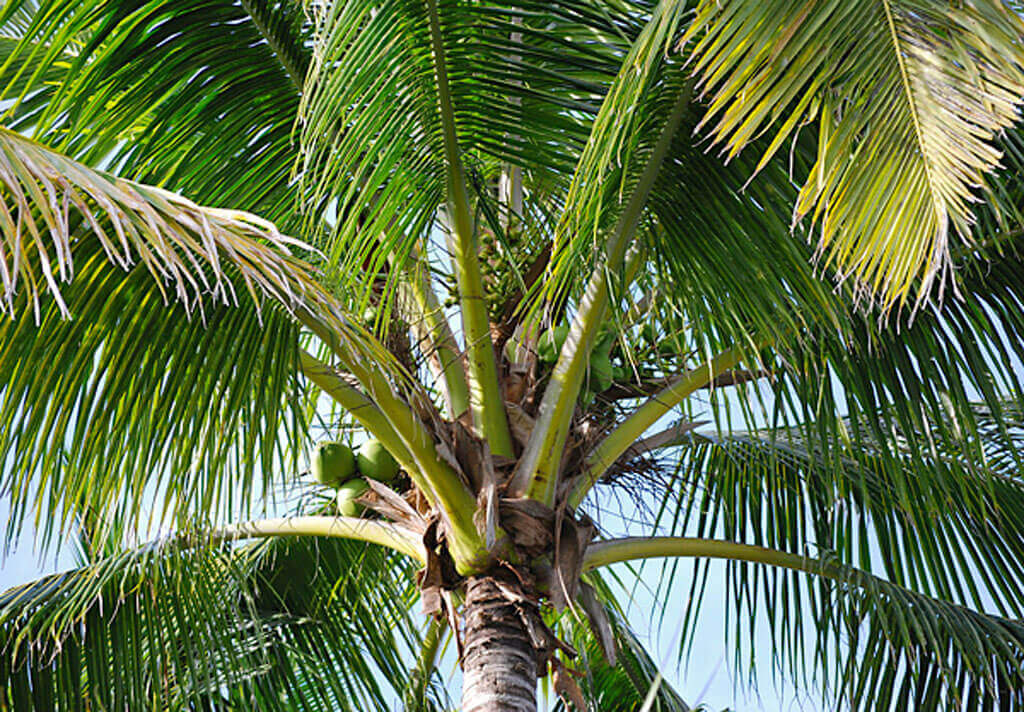
//> input picture imgs/2.1.jpg, 1024 x 712 px
$ ./main2   (built with g++ and OpenCV 4)
//> lines starting //> are read from the running program, lines starting //| are printed output that depends on the picture
#include <iostream>
#include <opencv2/opencv.hpp>

// Função para realizar interpolação bilinear em uma imagem
cv::Vec3b bilinearInterpolate(const cv::Mat& image, float x, float y) {
    // Obtém as coordenadas inteiras mais próximas ao ponto (x, y)
    int x1 = std::floor(x);
    int y1 = std::floor(y);

    // Calcula as coordenadas do ponto superior direito e inferior direito, garantindo que não ultrapassem os limites da imagem
    int x2 = std::min(x1 + 1, image.cols - 1);
    int y2 = std::min(y1 + 1, image.rows - 1);

    // Diferença entre o ponto (x, y) e a coordenada inferior esquerda
    float dx = x - x1;
    float dy = y - y1;

    // Obtém os valores de cor nos quatro pontos ao redor do ponto de interpolação
    cv::Vec3b p1 = image.at<cv::Vec3b>(y1, x1);
    cv::Vec3b p2 = image.at<cv::Vec3b>(y1, x2);
    cv::Vec3b p3 = image.at<cv::Vec3b>(y2, x1);
    cv::Vec3b p4 = image.at<cv::Vec3b>(y2, x2);

    // Vetor para armazenar o resultado da interpolação
    cv::Vec3b result;

    // Interpola para cada canal de cor (R, G, B)
    for (int c = 0; c < 3; ++c) {
        // Interpolação bilinear entre os pontos horizontais (p1 e p2) e verticais (p3 e p4)
        float top = p1[c] * (1 - dx) + p2[c] * dx;
        float bottom = p3[c] * (1 - dx) + p4[c] * dx;
        result[c] = cv::saturate_cast<uchar>(top * (1 - dy) + bottom * dy); // Interpolação final e saturação para valores válidos de pixel
    }

    // Retorna o valor interpolado da cor do pixel
    return result;
}

int main() {
    // Caminho da imagem original
    std::string imagePath = "../imgs/2.1.jpg";

    // Carrega a imagem em cores
    cv::Mat image = cv::imread(imagePath, cv::IMREAD_COLOR);
//> image is the input picture: 712 rows x 1024 cols, CV_8UC3; mean B, G, R 70.8, 113.9, 96.3

    // Verifica se a imagem foi carregada corretamente
    if (image.empty()) {
        std::cerr << "Error" << std::endl;
        return -1;
    }

    // Define a resolução DPI (dots per inch) original da imagem
    int currentDpi = 300;

    // Define a resolução DPI desejada para a imagem
    int desiredDpi = 60;

    // Calcula o fator de escala entre a resolução original e a desejada
    float scalingFactor = (float)desiredDpi / currentDpi;

    // Calcula as novas dimensões da imagem com base no fator de escala
    int newWidth = (int)(image.cols * scalingFactor);
//> newWidth = 204
    int newHeight = (int)(image.rows * scalingFactor);
//> newHeight = 142

    // Cria uma nova imagem com as novas dimensões (sem interpolação)
    cv::Mat resizedImage(newHeight, newWidth, image.type());

    // Copia a parte relevante da imagem para a imagem redimensionada
    for (int y = 0; y < newHeight; ++y) {
        for (int x = 0; x < newWidth; ++x) {
            // Calcula as coordenadas do pixel original correspondentes ao novo pixel (sem interpolação)
            int srcX = (int)(x / scalingFactor);
            int srcY = (int)(y / scalingFactor);

            // Copia o valor do pixel da imagem original para a imagem redimensionada
            resizedImage.at<cv::Vec3b>(y, x) = image.at<cv::Vec3b>(srcY, srcX);
        }
    }
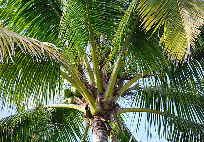
//> resizedImage: 142 rows x 204 cols, CV_8UC3; mean B, G, R 70.5, 114, 96.4

    // Exibe a imagem original
    cv::namedWindow("DPI original", cv::WINDOW_NORMAL);
    cv::imshow("DPI original", image);

    // Exibe a imagem com o DPI reduzido (sem interpolação)
    cv::namedWindow("DPI reduzido", cv::WINDOW_NORMAL);
    cv::imshow("DPI reduzido", resizedImage);

    // Calcula o fator de escala inverso para o aumento da imagem
    float inverseScalingFactor = 1.0f / scalingFactor;

    // Calcula as novas dimensões da imagem aumentada
    int enlargedWidth = (int)(resizedImage.cols * inverseScalingFactor);
//> enlargedWidth = 1020
    int enlargedHeight = (int)(resizedImage.rows * inverseScalingFactor);
//> enlargedHeight = 710

    // Cria uma nova imagem com as novas dimensões (aumentada)
    cv::Mat enlargedImage(enlargedHeight, enlargedWidth, resizedImage.type());

    // Realiza a interpolação bilinear para aumentar a imagem
    for (int y = 0; y < enlargedHeight; ++y) {
        for (int x = 0; x < enlargedWidth; ++x) {
            // Calcula as coordenadas do pixel original correspondentes ao novo pixel
            float srcX = x / inverseScalingFactor;
            float srcY = y / inverseScalingFactor;

            // Aplica a interpolação bilinear e atribui o valor ao pixel da imagem aumentada
            enlargedImage.at<cv::Vec3b>(y, x) = bilinearInterpolate(resizedImage, srcX, srcY);
        }
    }
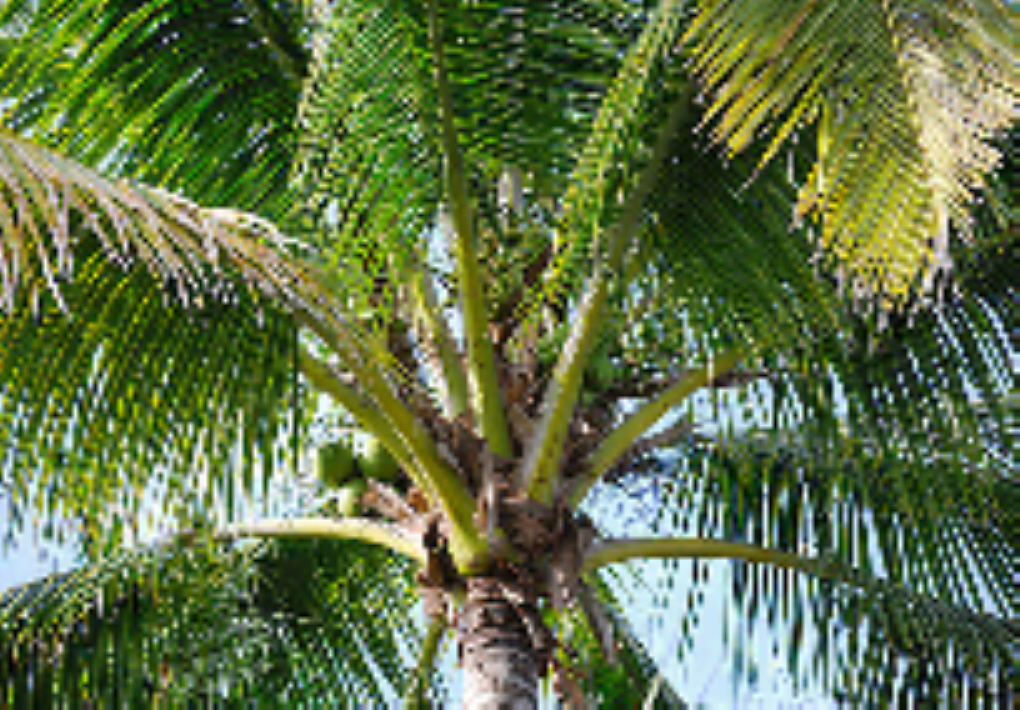
//> enlargedImage: 710 rows x 1020 cols, CV_8UC3; mean B, G, R 70.6, 113.9, 96.4

    // Exibe a imagem com o DPI interpolado
    cv::namedWindow("DPI interpolado", cv::WINDOW_NORMAL);
    cv::imshow("DPI interpolado", enlargedImage);

    // Aguarda o usuário pressionar qualquer tecla
    cv::waitKey(0);

    // Salva as imagens redimensionada e aumentada em arquivos
    cv::imwrite("../imgs/3.2.tif", resizedImage);
    cv::imwrite("../imgs/3.3.tif", enlargedImage);

    return 0;
}

$ run again, with imgs/3.1.jpg copied over imgs/2.1.jpg
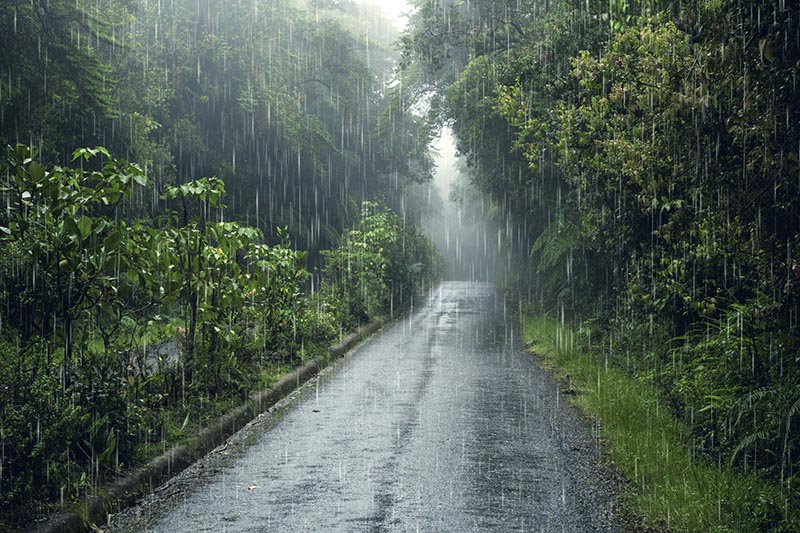
//> input picture imgs/3.1.jpg, 800 x 533 px
//> image is the input picture: 533 rows x 800 cols, CV_8UC3; mean B, G, R 83.3, 92.7, 79.9
//> after the loop `for (int y = 0; y < newHeight; ++y)`:
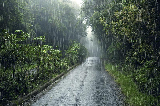
//> resizedImage: 106 rows x 160 cols, CV_8UC3; mean B, G, R 82.8, 92.2, 79.4
//> after the loop `for (int y = 0; y < enlargedHeight; ++y)`:
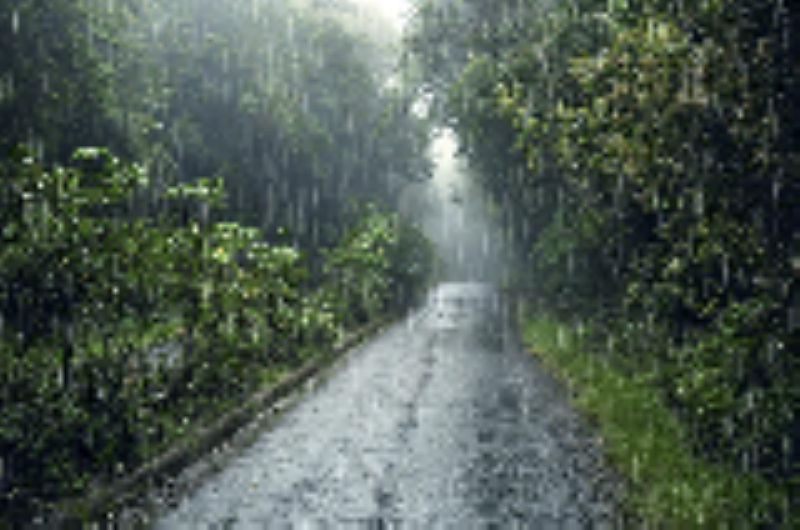
//> enlargedImage: 530 rows x 800 cols, CV_8UC3; mean B, G, R 82.7, 92, 79.3
